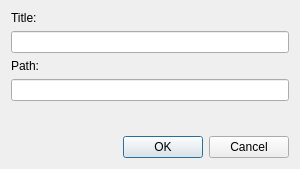
<?xml version="1.0" encoding="UTF-8"?>
<ui version="4.0">
 <class>AddBookmarkDlg</class>
 <widget class="QDialog" name="AddBookmarkDlg">
  <property name="geometry">
   <rect>
    <x>0</x>
    <y>0</y>
    <width>300</width>
    <height>169</height>
   </rect>
  </property>
  <property name="sizePolicy">
   <sizepolicy hsizetype="Preferred" vsizetype="Minimum">
    <horstretch>0</horstretch>
    <verstretch>0</verstretch>
   </sizepolicy>
  </property>
  <property name="windowTitle">
   <string>Dialog</string>
  </property>
  <layout class="QVBoxLayout" name="verticalLayout">
   <item>
    <widget class="QLabel" name="label">
     <property name="text">
      <string>Title:</string>
     </property>
    </widget>
   </item>
   <item>
    <widget class="QLineEdit" name="titleEdit"/>
   </item>
   <item>
    <widget class="QLabel" name="label_2">
     <property name="text">
      <string>Path:</string>
     </property>
    </widget>
   </item>
   <item>
    <widget class="QLineEdit" name="pathEdit"/>
   </item>
   <item>
    <spacer name="verticalSpacer">
     <property name="orientation">
      <enum>Qt::Vertical</enum>
     </property>
     <property name="sizeHint" stdset="0">
      <size>
       <width>20</width>
       <height>40</height>
      </size>
     </property>
    </spacer>
   </item>
   <item>
    <widget class="QDialogButtonBox" name="buttonBox">
     <property name="orientation">
      <enum>Qt::Horizontal</enum>
     </property>
     <property name="standardButtons">
      <set>QDialogButtonBox::Cancel|QDialogButtonBox::Ok</set>
     </property>
    </widget>
   </item>
  </layout>
 </widget>
 <resources/>
 <connections>
  <connection>
   <sender>buttonBox</sender>
   <signal>accepted()</signal>
   <receiver>AddBookmarkDlg</receiver>
   <slot>accept()</slot>
   <hints>
    <hint type="sourcelabel">
     <x>248</x>
     <y>254</y>
    </hint>
    <hint type="destinationlabel">
     <x>157</x>
     <y>274</y>
    </hint>
   </hints>
  </connection>
  <connection>
   <sender>buttonBox</sender>
   <signal>rejected()</signal>
   <receiver>AddBookmarkDlg</receiver>
   <slot>reject()</slot>
   <hints>
    <hint type="sourcelabel">
     <x>316</x>
     <y>260</y>
    </hint>
    <hint type="destinationlabel">
     <x>286</x>
     <y>274</y>
    </hint>
   </hints>
  </connection>
 </connections>
</ui>
